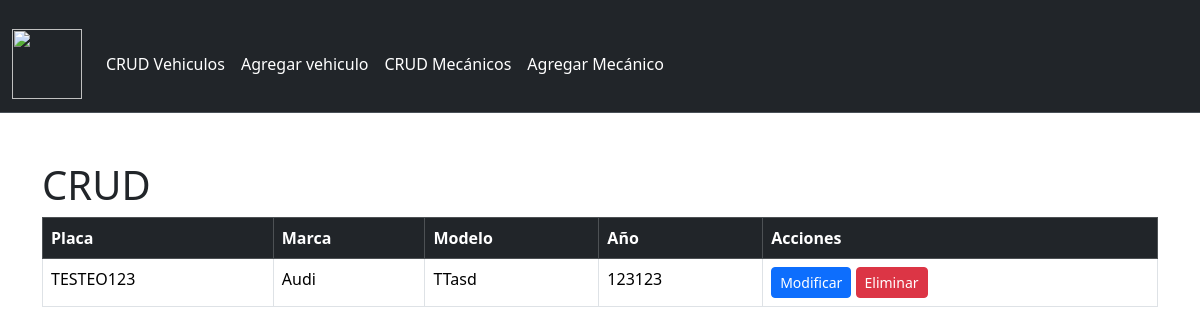
The app's page /crud with its own data.
### taller_makween/models.py (models this page shows, shortened)
class Vehiculo(models.Model):
    placa = models.CharField(max_length=10, primary_key=True)
    marca = models.CharField(max_length=50)
    modelo = models.CharField(max_length=50)
    año = models.IntegerField()

### taller_makween/views.py (the view)
# urls.py: path('crud', views.crud, name='crud'),
def crud(request):
    vehiculos = Vehiculo.objects.all()
    context = {'vehiculos': vehiculos}
    return render(request, 'taller_makween/vehiculos_list.html', context)

### taller_makween/contexto_procesos.py (called while the page is built)
def monto_total(request):
    total = 0
    if request.user.is_authenticated:
        if "carrito" in request.session.keys():
            for key, value in request.session["carrito"].items():
                total += int(value["total"])
    return {"monto_total": total}

### taller_makween/templates/taller_makween/vehiculos_list.html (shortened to what this page needs)
{% load static %}
<!DOCTYPE html>
<html lang="es">
<head>
    {% load bootstrap5 %}
    {% bootstrap_css %}
    <link rel="stylesheet" href="{% static 'CSS/style.css' %}">
</head>
<body>
    <nav class="navbar navbar-expand-lg bg-dark border-bottom border-body" data-bs-theme="dark">
        <div class="container-fluid">
            <a class="navbar-brand" href="index">
                <img src="{% static 'IMG/archivoImg/logo.jpg' %}" alt="" width="70" height="70">
            </a>
            <div class="collapse navbar-collapse" id="navbarNav">
                <ul class="navbar-nav me-auto mb-2 mb-lg-0">
                    <li class="nav-item">
                        <a class="nav-link active" aria-current="page" href="{% url 'crud' %}">CRUD Vehiculos</a>
                    </li>
                    <li class="nav-item">
                        <a class="nav-link active" aria-current="page" href="{% url 'vehiculosAdd' %}">Agregar vehiculo</a>
                    </li>
                    <li class="nav-item">
                        <a class="nav-link active" aria-current="page" href="{% url 'crud_Mecanicos' %}">CRUD Mecánicos</a>
                    </li>
                    <li class="nav-item">
                        <a class="nav-link active" aria-current="page" href="{% url 'mecanico_add' %}">Agregar Mecánico</a>
                    </li>
                </ul>
            </div>
        </div>
    </nav>
    <div class="container mt-5">
        {% block content %}
        {% if vehiculos %}
        <h1>CRUD</h1>
            <div class="table-responsive">
                <table class="table table-bordered table-hover">
                    <thead class="table-dark">
                        <tr>
                            <th>Placa</th>
                            <th>Marca</th>
                            <th>Modelo</th>
                            <th>Año</th>
                            <th>Acciones</th>
                        </tr>
                    </thead>
                    <tbody>
                        {% for vehiculo in vehiculos %}
                            <tr>
                                <td>{{ vehiculo.placa }}</td>
                                <td>{{ vehiculo.marca }}</td>
                                <td>{{ vehiculo.modelo }}</td>
                                <td>{{ vehiculo.año }}</td>
                                <td>
                                    <a href="{% url 'vehiculos_findEdit' vehiculo.placa %}" class="btn btn-primary btn-sm">Modificar</a>
                                    <a href="{% url 'vehiculos_del' vehiculo.placa %}" class="btn btn-danger btn-sm">Eliminar</a>
                                </td>
                            </tr>
                        {% endfor %}
                    </tbody>
                </table>
            </div>
        {% else %}
            <div class="alert alert-warning" role="alert">
                No hay vehículos disponibles.
            </div>
        {% endif %}
        {% endblock %}
    </div>
</body>
</html>

### taller_makween/static/CSS/style.css (style rules this page uses)
body, html { margin: 0; padding: 0; height: 100%; }
.container-fluid { padding-top: 1rem; }

### records on screen
Vehiculo: placa "TESTEO123", marca "Audi", modelo "TTasd", año "123123"
